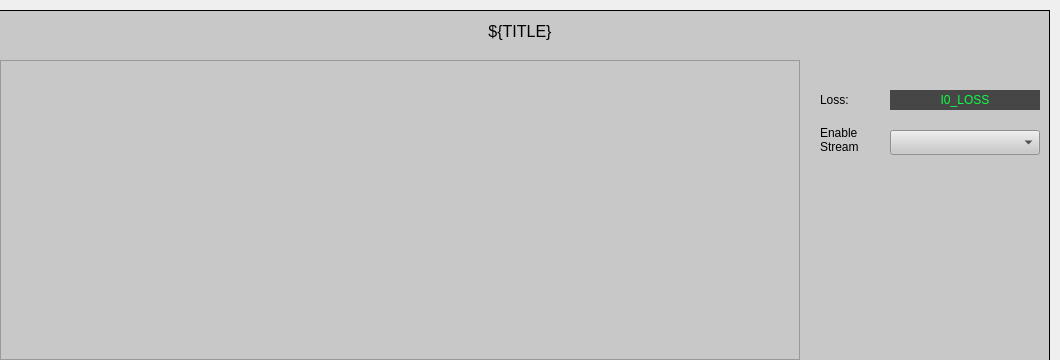
<?xml version="1.0" encoding="UTF-8"?>
<ui version="4.0">
 <class>Form</class>
 <widget class="QWidget" name="Form">
  <property name="geometry">
   <rect>
    <x>0</x>
    <y>0</y>
    <width>1060</width>
    <height>360</height>
   </rect>
  </property>
  <property name="windowTitle">
   <string>Form</string>
  </property>
  <widget class="QFrame" name="frame">
   <property name="geometry">
    <rect>
     <x>-10</x>
     <y>10</y>
     <width>1060</width>
     <height>360</height>
    </rect>
   </property>
   <property name="styleSheet">
    <string notr="true">background-color: rgb(200, 200, 200);</string>
   </property>
   <property name="frameShape">
    <enum>QFrame::Box</enum>
   </property>
   <property name="frameShadow">
    <enum>QFrame::Plain</enum>
   </property>
   <widget class="PyDMWaveformPlot" name="waveform">
    <property name="geometry">
     <rect>
      <x>10</x>
      <y>50</y>
      <width>800</width>
      <height>300</height>
     </rect>
    </property>
    <property name="font">
     <font>
      <pointsize>12</pointsize>
     </font>
    </property>
    <property name="toolTip">
     <string/>
    </property>
    <property name="showXGrid">
     <bool>true</bool>
    </property>
    <property name="showYGrid">
     <bool>true</bool>
    </property>
    <property name="xLabels">
     <stringlist>
      <string>Time (us)</string>
     </stringlist>
    </property>
    <property name="yLabels">
     <stringlist>
      <string>Amplitude (raw)</string>
     </stringlist>
    </property>
    <property name="curves">
     <stringlist>
      <string>{&quot;y_channel&quot;: &quot;ca://${P}:BAY${BAY}_ADC${CH}_WF-BUF&quot;, &quot;x_channel&quot;: null, &quot;name&quot;: &quot;&quot;, &quot;color&quot;: &quot;white&quot;, &quot;lineStyle&quot;: 1, &quot;lineWidth&quot;: 1, &quot;symbol&quot;: null, &quot;symbolSize&quot;: 10, &quot;redraw_mode&quot;: 2}</string>
     </stringlist>
    </property>
   </widget>
   <widget class="QLabel" name="label">
    <property name="geometry">
     <rect>
      <x>1</x>
      <y>1</y>
      <width>1058</width>
      <height>40</height>
     </rect>
    </property>
    <property name="font">
     <font>
      <pointsize>12</pointsize>
     </font>
    </property>
    <property name="styleSheet">
     <string notr="true"/>
    </property>
    <property name="text">
     <string>${TITLE}</string>
    </property>
    <property name="alignment">
     <set>Qt::AlignCenter</set>
    </property>
   </widget>
   <widget class="PyDMLabel" name="PyDMLabel">
    <property name="geometry">
     <rect>
      <x>900</x>
      <y>80</y>
      <width>150</width>
      <height>20</height>
     </rect>
    </property>
    <property name="toolTip">
     <string/>
    </property>
    <property name="styleSheet">
     <string notr="true">color: rgb(12, 255, 68);
background-color: rgb(70, 70, 70);</string>
    </property>
    <property name="text">
     <string>I0_LOSS</string>
    </property>
    <property name="alignment">
     <set>Qt::AlignCenter</set>
    </property>
    <property name="showUnits" stdset="0">
     <bool>true</bool>
    </property>
    <property name="channel" stdset="0">
     <string>${PV}:I0_LOSS</string>
    </property>
   </widget>
   <widget class="QLabel" name="label_2">
    <property name="geometry">
     <rect>
      <x>830</x>
      <y>80</y>
      <width>65</width>
      <height>20</height>
     </rect>
    </property>
    <property name="text">
     <string>Loss:</string>
    </property>
   </widget>
   <widget class="PyDMEnumComboBox" name="PyDMEnumComboBox">
    <property name="geometry">
     <rect>
      <x>900</x>
      <y>120</y>
      <width>150</width>
      <height>25</height>
     </rect>
    </property>
    <property name="toolTip">
     <string/>
    </property>
    <property name="channel" stdset="0">
     <string>ca://${P}:DM${BAY}_HW_ARM</string>
    </property>
   </widget>
   <widget class="QLabel" name="label_3">
    <property name="geometry">
     <rect>
      <x>830</x>
      <y>110</y>
      <width>65</width>
      <height>40</height>
     </rect>
    </property>
    <property name="text">
     <string>Enable
Stream</string>
    </property>
   </widget>
  </widget>
 </widget>
 <customwidgets>
  <customwidget>
   <class>PyDMLabel</class>
   <extends>QLabel</extends>
   <header>pydm.widgets.label</header>
  </customwidget>
  <customwidget>
   <class>PyDMWaveformPlot</class>
   <extends>QGraphicsView</extends>
   <header>pydm.widgets.waveformplot</header>
  </customwidget>
  <customwidget>
   <class>PyDMEnumComboBox</class>
   <extends>QComboBox</extends>
   <header>pydm.widgets.enum_combo_box</header>
  </customwidget>
 </customwidgets>
 <resources/>
 <connections/>
</ui>
